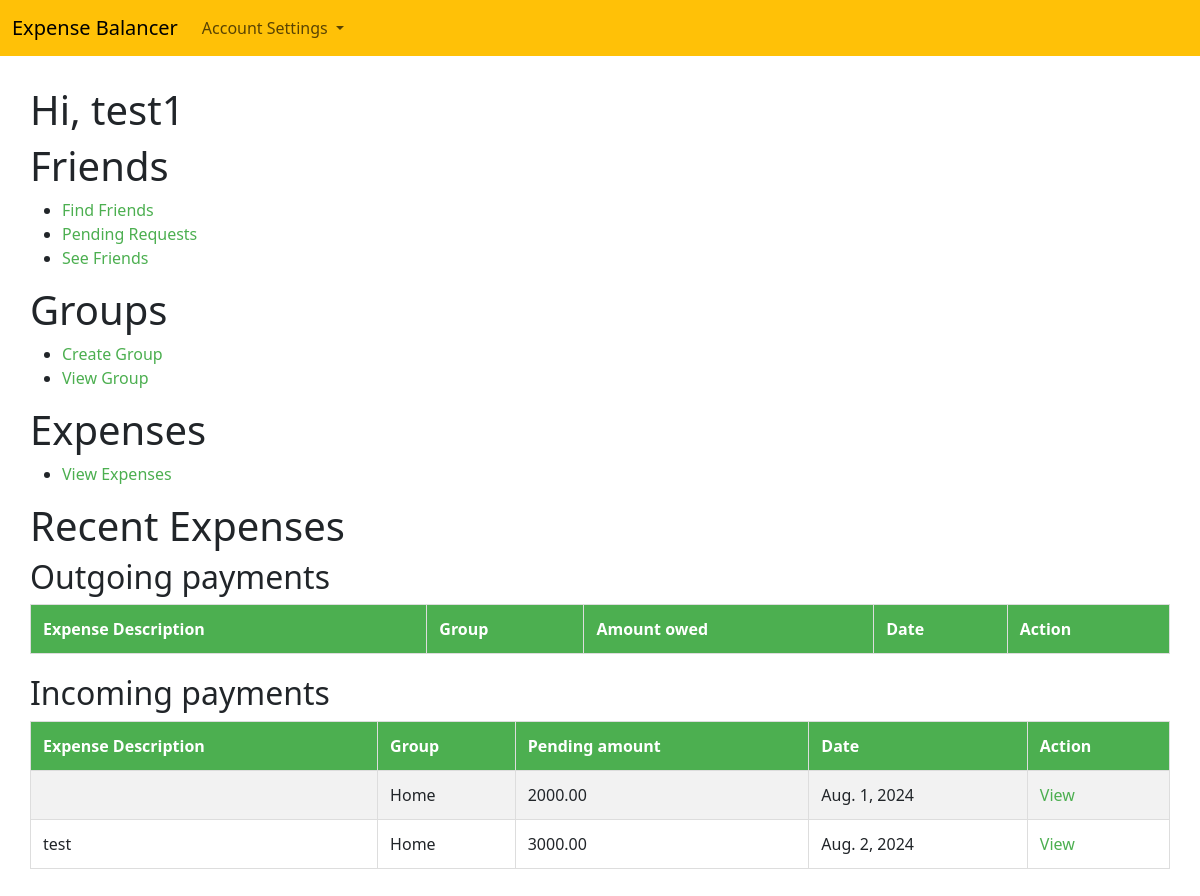
The app's page / (signed in) with its own data.
### Authentications/models.py (models this page shows)
class User(AbstractBaseUser):
    username = models.CharField(max_length=50, blank=True)
    email = models.EmailField(unique=True)
    friends = models.ManyToManyField('self', symmetrical=True, blank=True)
    objects = CustomUserManager()
    USERNAME_FIELD = 'email'

### Expenses/models.py (models this page shows)
class Split(models.Model):
    payer = models.ForeignKey(User, on_delete=models.CASCADE, null=True, related_name="expenses_payer")
    expense = models.ForeignKey(Expenses, on_delete=models.CASCADE, related_name="expenses_split")
    amount = models.DecimalField(max_digits=10, decimal_places=2)

class Expenses(models.Model):
    amount = models.DecimalField(max_digits=10, decimal_places=2)
    description = models.CharField(max_length=255, null=True, blank=True)
    date = models.DateField(default=datetime.date.today)
    paid_by = models.ForeignKey(User, on_delete=models.CASCADE)
    group = models.ForeignKey(Group, on_delete=models.CASCADE)
    split_method = models.IntegerField(
        choices=[(1,'Split equally'),(2,'percentage'),(3,'Custom'),],
        default=1,
    )

### Groups/models.py (models this page shows)
class Group(models.Model):
    group_name = models.CharField(max_length=50)
    members = models.ManyToManyField(User, related_name='group_members', blank=True)
    created_by = models.ForeignKey(User, on_delete=models.CASCADE)

### Authentications/views.py (the view)
# urls.py: path('', views.home, name='homepage')
@login_required
def home(request):
    context = {}
    if request.user.is_authenticated:
        splits = Split.objects.filter(payer=request.user)[:5]
        context["splits"] = splits
    return render(request, 'home.html', context)

### templates/home.html (shortened to what this page needs)
{% extends "header.html" %}
    {% block content %}
    <head>
    </head>
    <div style="padding: 30px;">
        <body>
            {% if user.is_authenticated %}
            <h1>Hi, {{user.username}}</h1>
            <h1>Friends</h1>
            <ul>
                <li><a href='{% url 'friends_page' %}'>Find Friends</a></li>
                <li><a href='{% url 'pending_requests' %}'>Pending Requests</a></li>
                <li><a href='{% url 'see_friends' %}'>See Friends</a></li>
            </ul>
            <h1>Groups</h1>
            <ul>
                <li><a href='{% url 'create_groups' %}'>Create Group</a></li>
                <li><a href='{% url 'view_groups' %}'>View Group</a></li>
            </ul>
            <h1>Expenses</h1>
            <ul>
                <li><a href='{% url 'view_expenses' %}'>View Expenses</a></li>
            </ul>
            <h1>Recent Expenses</h1>
            <h2>Outgoing payments</h2>
            <table>
                <tr>
                    <th>Expense Description</th>
                    <th>Group</th>
                    <th>Amount owed</th>
                    <th>Date</th>
                    <th>Action</th>
                </tr>
            </table>
            <h2>Incoming payments</h2>
            <table>
                <tr>
                    <th>Expense Description</th>
                    <th>Group</th>
                    <th>Pending amount</th>
                    <th>Date</th>
                    <th>Action</th>
                </tr>
                {% for split in splits %}
                {% if split.expense.paid_by == request.user %}
                <tr>
                    <td>{{split.expense.description}}</td>
                    <td>{{split.expense.group.group_name}}</td>
                    <td>{{split.expense.amount}}</td>
                    <td>{{split.expense.date}}</td>
                    <td><a href="{% url 'view_expense_breakup' expense_id=split.expense.id %}">View</a></td>
                </tr>
                {% endif %}
                {% endfor %}
            </table>
            {% endif %}
        </body>
    </div>
    {% endblock %}

### templates/home.html (style rules this page uses)
table { width: 100%; border-collapse: collapse; margin-bottom: 20px; background-color: #fff; }
th, td { border: 1px solid #ddd; padding: 12px; text-align: left; }
th { background-color: #4CAF50; color: #fff; font-weight: bold; }
tr:nth-child(even) { background-color: #f2f2f2; }
a { color: #4CAF50; text-decoration: none; }

### records on screen
User: username "test1"
Split: expense.group.group_name "Home", expense.amount "2000.00", expense "Aug. 1, 2024"
Split: expense.description "test", expense.group.group_name "Home", expense.amount "3000.00", expense "Aug. 2, 2024"
